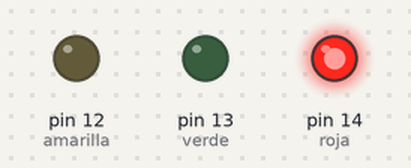
The sketch below on a simulated Arduino Uno, built with avr-gcc and run on an emulated ATmega328P. Parts: output pins drawn as LEDs (lit = HIGH).

Above: at 0.15 s.
At 2.8 s:
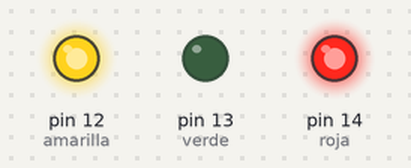
At 7.8 s:
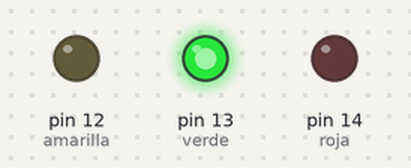
Timing chart, 0 to 13.4 s (numbered marks = the images above):
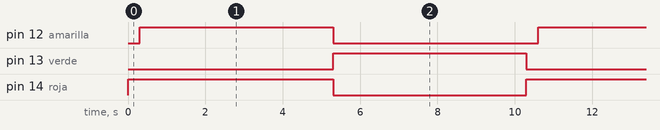

Measured:
- by itself, pin 12 (amarilla), pin 13 (verde): alternates HIGH for 5.0 s and LOW for 5.3 s
- by itself, pin 14 (roja): alternates HIGH for 5.3 s and LOW for 5.0 s
- by itself, everything shown: repeats every 10.3 s, in 4 steps

The sketch:

nodemcu-led.ino
```cpp
int roja = 14;
int amarilla=12;
int verde=13;

void setup() {
  // initialize digital pin 13 as an output.
  // roja 14
  // amarilla 12
  // verde 13
  pinMode(roja, OUTPUT);
  pinMode(amarilla,OUTPUT);
  pinMode(verde,OUTPUT);
}

// the loop function runs over and over again forever
void loop() {
  digitalWrite(roja, 1);
  delay(300);
  digitalWrite(amarilla,1);
  delay(5000);
  digitalWrite(roja,0);
  digitalWrite(amarilla,0);
  digitalWrite(verde,1);
  delay(5000);
  digitalWrite(verde,0);

}
```
